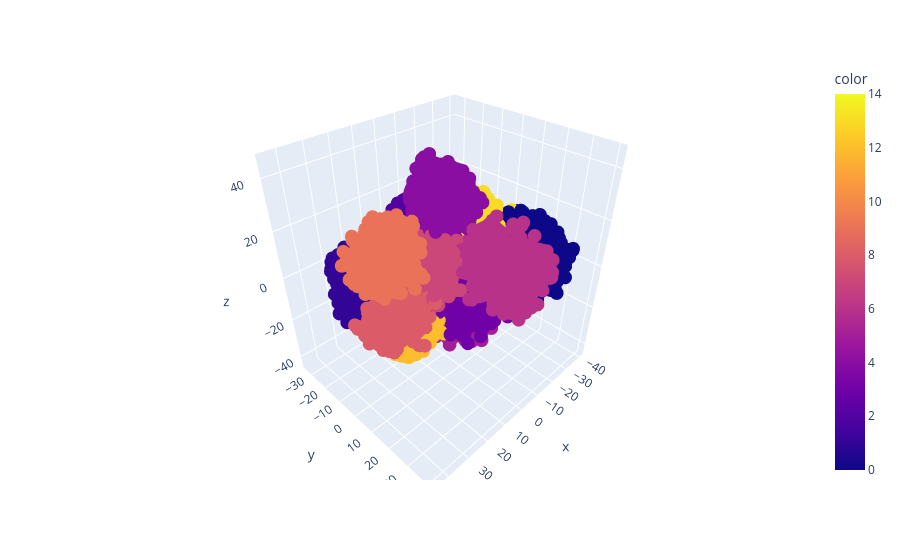

Notebook code cell kept with this figure:
### Code cell
import plotly.express as px

fig = px.scatter_3d(x=tsne_results[:, 0], y=tsne_results[:, 1],
                    z=tsne_results[:, 2], color=clustered_results)

fig.show();

### Figure 1 — Plotly figure (JSON) as saved in the notebook; plotly's stock layout.template omitted (floating-point values rounded to 4 significant figures; data arrays with more than 128 entries replaced by an {"elided": "..."} marker saying what was removed)
{"data": [{"hovertemplate": "x=%{x}<br>y=%{y}<br>z=%{z}<br>color=%{marker.color}<extra></extra>", "legendgroup": "", "marker": {"color": {"elided": "6891 int values"}, "coloraxis": "coloraxis", "symbol": "circle"}, "mode": "markers", "name": "", "scene": "scene", "showlegend": false, "type": "scatter3d", "x": {"elided": "6891 float values"}, "y": {"elided": "6891 float values"}, "z": {"elided": "6891 float values"}}], "layout": {"coloraxis": {"colorbar": {"title": {"text": "color"}}, "colorscale": [[0, "#0d0887"], [0.1111, "#46039f"], [0.2222, "#7201a8"], [0.3333, "#9c179e"], [0.4444, "#bd3786"], [0.5556, "#d8576b"], [0.6667, "#ed7953"], [0.7778, "#fb9f3a"], [0.8889, "#fdca26"], [1, "#f0f921"]]}, "legend": {"tracegroupgap": 0}, "margin": {"t": 60}, "scene": {"domain": {"x": [0, 1], "y": [0, 1]}, "xaxis": {"title": {"text": "x"}}, "yaxis": {"title": {"text": "y"}}, "zaxis": {"title": {"text": "z"}}}}}
